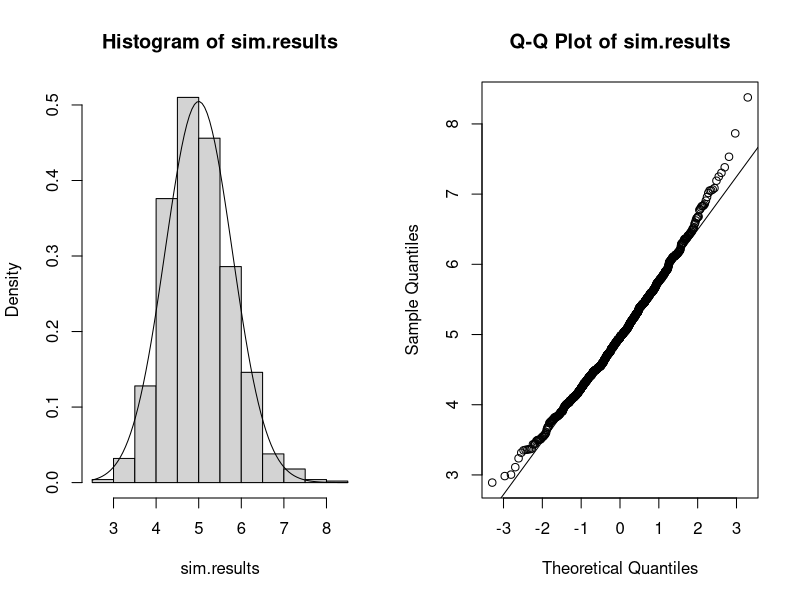
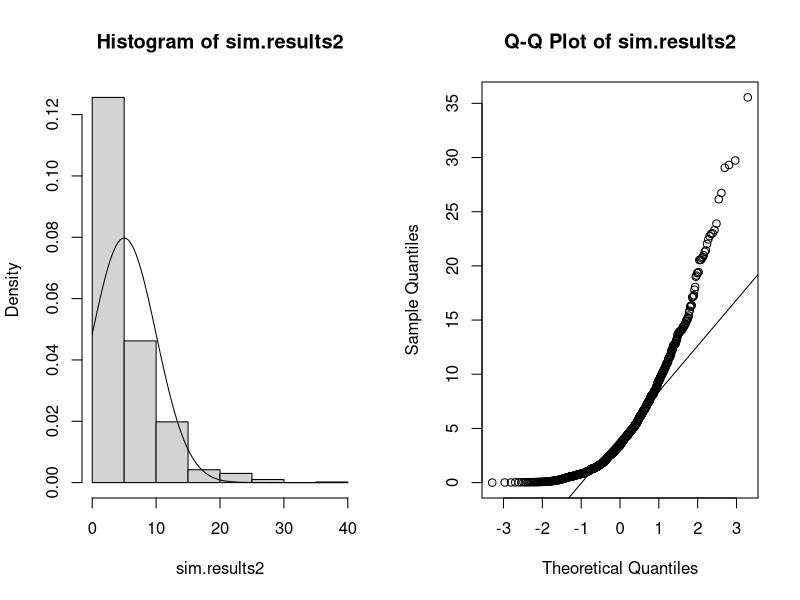

Recreate these plots in R, in order.
# Coursera Data Science Specialization Course 6 Project 1 Part 1 Script


# The purpose of this script is to satisfy the requirements of the project 1
# peer-graded assignment that is part of the Statistical Inference course
# within the Data Science Specialization on Coursera. As per the instructions
# the project will consist of the two parts and this script is for part 1.
#
# The first part is a simulation exercise which will simulate 1000 averages of
# 40 exponentials and then:
# 1. Show the sample mean and compare it to the theoretical mean of the
# distribution
# 2. Show how variable the sample is (via variance) and compare it to the
# theoretical variance of the distribution
# 3a. Show that the distribution is approximately normal
# 3b. Focus on the difference between the distribution of a large collection of
# random exponentials and the distribution of a large collection of averages of
# 40 exponentials. (Show the effect of the Central Limit Theorem)


# Define a function which takes the mean of exponentials
MeanOfExponentials <- function(n.obs, lambda) {
  # Takes the mean of exponentials from the rexp() function
  #
  # Args:
  #   n.obs: The number of observations variable, passed to rexp()
  #   lambda: The rate variable of the exponential, passed to rexp()
  #
  # Returns:
  #   The mean of the exponentials
  exp.mean <- mean(rexp(n.obs, lambda))
  return(exp.mean)
}

# Perform simulation
set.seed(190205)  # Set seed for reproducibility
# The instructions specify 1000 simulations of 40 exponentials with rate 0.2
n <- 40  # Set the number of observations per simulation
lambda <- 0.2  # Set the rate
sim.results <- replicate(1000, MeanOfExponentials(n, lambda))  # Do 1000 sims

# 1. Show the sample mean and compare it to the theoretical mean
sample.mean <- mean(sim.results)  # 4.99928
theoretical.mean <- 1/lambda  # 5
# The sample mean of 4.999 is very close to the theoretical mean of 5

# 2. Show the sample variance and compare it to the theoretical variance
sample.variance <- var(sim.results)  # 0.59796
theoretical.variance <- 1/(n * lambda^2)  # 0.625
# The sample variance of 0.598 is fairly close to the theoretical variance

# 3a. Show that the distribution is approximately normal
par(mfrow = c(1, 2))  # Setup plot space
hist(sim.results, freq = FALSE)  # Plot the simulation results by probability
# Next a line representing a normal distribution will be overlaid on this plot
curve(dnorm(x, mean = theoretical.mean, sd = sqrt(theoretical.variance)),
      add = TRUE)
# curve() plots a function of x. dnorm() is the expression for the normal
# distribution, and here it is written as a function of x. dnorm() is scaled to
# the theoretical mean and standard deviation of this situation. In this first
# plot the histogram appears to follow the reference line well, but it is
# recommended to check the Q-Q plot as well.
qqnorm(sim.results, main = "Q-Q Plot of sim.results")  # Add Q-Q Plot
qqline(sim.results)  # Add reference line
# In the second plot the simulation results still appear to follow the normal
# reference line fairly well.

# 3b. Show the effect of the Central Limit Theorem

# Run another simulation, but without taking the mean or many observations
sim.results2 <- replicate(1000, rexp(1, lambda))  # Do 1000 sims of 1 obs
theoretical.variance2 <- 1/(lambda^2)  # 25

# Plot the new simulation results as before
par(mfrow = c(1, 2))  # Setup plot space
hist(sim.results2, freq = FALSE)  # Plot the simulation resuls by probability
curve(dnorm(x, mean = theoretical.mean, sd = sqrt(theoretical.variance2)),
      add = TRUE)  # Add the corresponding normal curve
qqnorm(sim.results2, main = "Q-Q Plot of sim.results2")
qqline(sim.results2)
# These simulation results follow the underlying distribution (exponential), so
# the normal curve does not fit as well in the first plot. The Q-Q plot makes it
# much more obvious that the distribution is not normal. This shows the power of
# the CLT, that by taking the mean and taking large samples the distribution
# becomes more normal.

